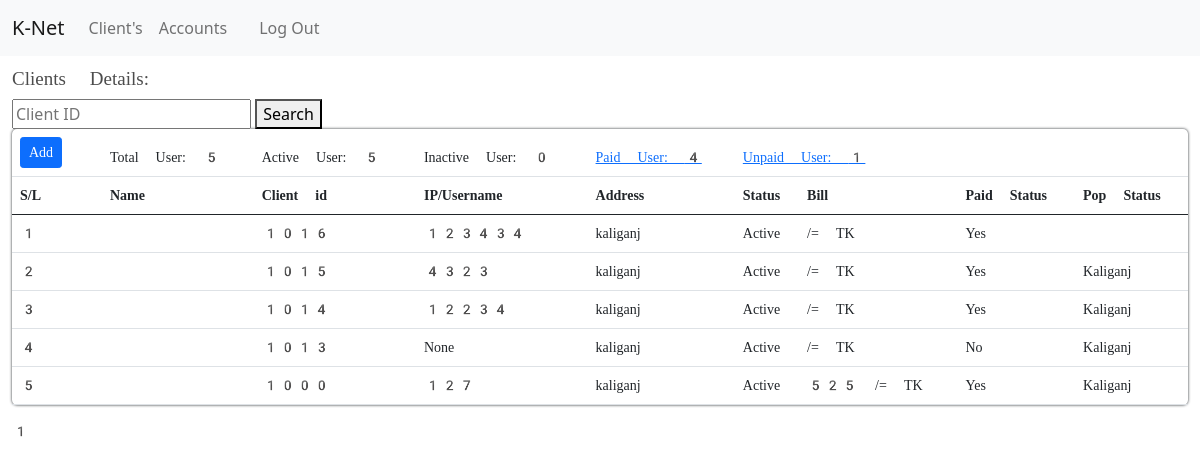
The page /resellers/ (signed in) on the database its author committed.
### apps/core/models.py (models this page shows, shortened)
class Isp_info(models.Model):
    name = models.CharField(max_length=200)
    address = models.CharField(max_length=200)
    phone = models.CharField(max_length=200)
    email = models.EmailField(max_length=200)
    website = models.URLField(max_length=200)

class Pop(models.Model):
    pop_name = models.CharField(max_length=200)
    users = models.IntegerField(default=0)
    main_pop_name = models.ForeignKey('self',
                                      on_delete=models.CASCADE,
                                      null=True,
                                      blank=True)
    date = models.DateTimeField(auto_now_add=True)

class Package(models.Model):
    choice_status = (('Active', 'Active'), ('Inactive', 'Inactive'))
    name = models.CharField(max_length=200)
    speed = models.IntegerField()
    ggc = models.IntegerField(default=10, verbose_name='GGC')
    fna = models.IntegerField(default=10, verbose_name='FNA')
    public_ip = models.BooleanField(default=False)
    status = models.CharField(max_length=100, choices=choice_status)
    price = models.IntegerField()

### apps/clients/models.py (models this page shows, shortened)
class Clients(models.Model):
    genders = (
        ('Male', 'Male'),
        ('Female', 'Female'),
        ('Others', 'Others'),
    )
    choice_status = (('Active', 'Active'), ('Inactive', 'Inactive'))
    user = models.OneToOneField(User, on_delete=models.CASCADE)
    first_name = models.CharField(max_length=245)
    last_name = models.CharField(max_length=245)
    gender = models.CharField(max_length=245, choices=genders)
    email = models.EmailField(max_length=245)
    phone = models.CharField(max_length=11)
    nid = models.CharField(max_length=11)
    client_id = models.IntegerField(unique=True)
    ip_username = models.CharField(max_length=20,
                                   unique=True,
                                   null=True,
                                   blank=True,
                                   verbose_name='IP/Username')
    address = models.CharField(max_length=100)
    olt_details = models.ForeignKey(Olt,
                                    on_delete=models.CASCADE,
                                    null=True,
                                    blank=True)
    onu_details = models.ForeignKey(Onu,
                                    on_delete=models.CASCADE,
                                    null=True,
                                    blank=True)
    switch_details = models.ForeignKey(Switch,
                                       on_delete=models.CASCADE,
                                       null=True,
                                       blank=True)
    router_details = models.ForeignKey(Router,
                                       on_delete=models.CASCADE,
                                       null=True,
                                       blank=True)
    package_details = models.ForeignKey(Package,
                                        on_delete=models.CASCADE,
                                        null=True,
                                        blank=True)
    pop_details = models.ForeignKey(Pop,
                                    on_delete=models.CASCADE,
                                    null=True,
                                    blank=True)
    status = models.CharField(max_length=100,
                              default='Active',
                              choices=choice_status)
    paid = models.BooleanField(default=False)
    reseller = models.ForeignKey(
        Resellers, on_delete=models.CASCADE, null=True, blank=True)
    date = models.DateTimeField(auto_now_add=True)

### apps/resellers/views.py (the view)
# urls.py: path('', views.reseller_dashboard, name='reseller_dashboard'),
def reseller_dashboard(request):
    isp_info = Isp_info.objects.filter(id=1).first()
    rid = request.user
    reseller = Resellers.objects.filter(user=rid).first()
    clients = Clients.objects.filter(reseller=reseller).order_by('-id')
    p = Paginator(clients, 50)
    n = request.GET.get('p')
    clients = p.get_page(n)
    count = Clients.objects.filter(reseller=reseller).count()
    active_count = Clients.objects.filter(
        Q(status='Active') & Q(reseller=reseller)).count()
    inactive_count = Clients.objects.filter(
        Q(status='Inactive') & Q(reseller=reseller)).count()
    paid_count = Clients.objects.filter(Q(paid=True)
                                        & Q(status='Active') & Q(reseller=reseller)).count()
    unpaid_count = Clients.objects.filter(Q(paid=False)
                                          & Q(status='Active') & Q(reseller=reseller)).count()
    if request.method == 'POST':
        qs = request.POST.get('clients-id')
        print(qs)
        clients = Clients.objects.filter(
            reseller=reseller, client_id=qs).order_by('-id')
        print(clients)
    context = {
        'isp_info': isp_info,
        'clients': clients,
        'count': count,
        'active': active_count,
        'inactive': inactive_count,
        'paid_count': paid_count,
        'unpaid_count': unpaid_count,
    }
    return render(request, 'resellers/reseller_dashboard.html', context)

### apps/resellers/templates/resellers/reseller_dashboard.html (shortened to what this page needs)
{% load static %}
<!DOCTYPE html>
<html lang="en">
<head>
    <link href="https://cdn.jsdelivr.net/npm/bootstrap@5.0.2/dist/css/bootstrap.min.css" rel="stylesheet"
>
  <link rel="stylesheet" href="{% static 'core/main.css' %}">
</head>
<body>
    <nav class="navbar navbar-expand-lg navbar-light bg-light">
        <div class="container-fluid">
            <a class="navbar-brand" href="{% url 'inside' %}">{{isp_info.name}}</a>
            <div class="collapse navbar-collapse" id="navbarNav">
                <ul class="navbar-nav">
                    <li class="nav-item">
                        <a class="nav-link" href="{% url 'reseller_dashboard' %}">Client's</a>
                    </li>
                    <li class="nav-item">
                        <a class="nav-link" href="{% url 'reseller_accounts' %}">Accounts</a>
                    </li>
                    <li class="nav-item">
                        <a class="nav-link" href="{% url 'user_dashboard' %}">{{request.user.first_name}}</a>
                    </li>
                    <li class="nav-item">
                        <a class="nav-link" href="{% url 'client_logout' %}">Log Out</a>
                    </li>
                </ul>
            </div>
        </div>
    </nav>
    {% block content %}
    <section>
        <div class="container-fluid">
            <div class="clients-title">
                <h3>Clients Details:</h3>
            </div>
            <div class="search">
                <form method="POST">
                    <input type="text" name="clients-id" placeholder="Client ID">
                    <button type="submit">Search</button>
                </form>
            </div>
            <div class="clients-wrapper">
                <table class="table table-hover">
                    <thead>
                        <tr>
                            <td scope="col"><a class="btn btn-sm btn-primary" href="{% url 'client-add' %}">Add</a></td>
                            <td>Total User: {{count}}</td>
                            <td>Active User: {{active}}</td>
                            <td>Inactive User: {{inactive}}</td>
                            <td> <a href="{% url 'reseller_dashboard_paid' %}">Paid User: {{paid_count}}</a></td>
                            <td colspan="6"><a href="{% url 'reseller_dashboard_unpaid' %}">Unpaid User: {{unpaid_count}}</a>
                            </td>
                        </tr>
                        <tr>
                            <th style="width:90px" scope="col">S/L</th>
                            <th scope="col">Name</th>
                            <th scope="col">Client id</th>
                            <th scope="col">IP/Username</th>
                            <th scope="col">Address</th>
                            <th scope="col">Status</th>
                            <th scope="col">Bill</th>
                            <th scope="col">Paid Status</th>
                            <th scope="col">Pop Status</th>
                        </tr>
                    </thead>
                    <tbody>
                        {% for client in clients %}
                        <tr>
                            <th scope="row">{{forloop.counter}}</th>
                            <td>{{client.user.first_name}} {{client.user.last_name}}</td>
                            <td>{{client.client_id}}</td>
                            <td>{{client.ip_username}}</td>
                            <td>{{client.address}}</td>
                            <td>{{client.status}}</td>
                            <td>{{client.package_details.price}} /= TK</td>
                            <td>
                                {%if client.paid %}
                                Yes
                                {% else %}
                                No
                                {% endif %}
                            </td>
                            <td>{{client.pop_details.pop_name}}</td>
                        </tr>
                        {% endfor %}
                    </tbody>
                </table>
                {{clients.number}}
            </div>
        </div>
    </section>
    {% endblock %}
</body>
</html>

### static/core/main.css (style rules this page uses)
table { box-shadow: 0px 0px 3px 0px; border-radius: 5px; padding: 1%; }
.clients-title h3 { font-size: 19px; margin-top: 1%; font-weight: 500; font-family: emoji; color: #000000b3; }
.clients-wrapper { font-family: emoji; font-size: 14px; }

### rows shown on the page
Isp_info: name "K-Net"
Clients: client_id "1016", ip_username "123434", address "kaliganj", status "Active", paid "Yes"
Clients: client_id "1015", ip_username "4323", address "kaliganj", status "Active", paid "Yes", pop_details.pop_name "Kaliganj"
Clients: client_id "1014", ip_username "12234", address "kaliganj", status "Active", paid "Yes", pop_details.pop_name "Kaliganj"
Clients: client_id "1013", ip_username "None", address "kaliganj", status "Active", paid "No", pop_details.pop_name "Kaliganj"
Clients: client_id "1000", ip_username "127", address "kaliganj", status "Active", package_details.price "525", paid "Yes", pop_details.pop_name "Kaliganj"

### other values the page prints
{{ count }} "5"
{{ active }} "5"
{{ inactive }} "0"
{{ paid_count }} "4"
{{ unpaid_count }} "1"
{{ clients.number }} "1"
